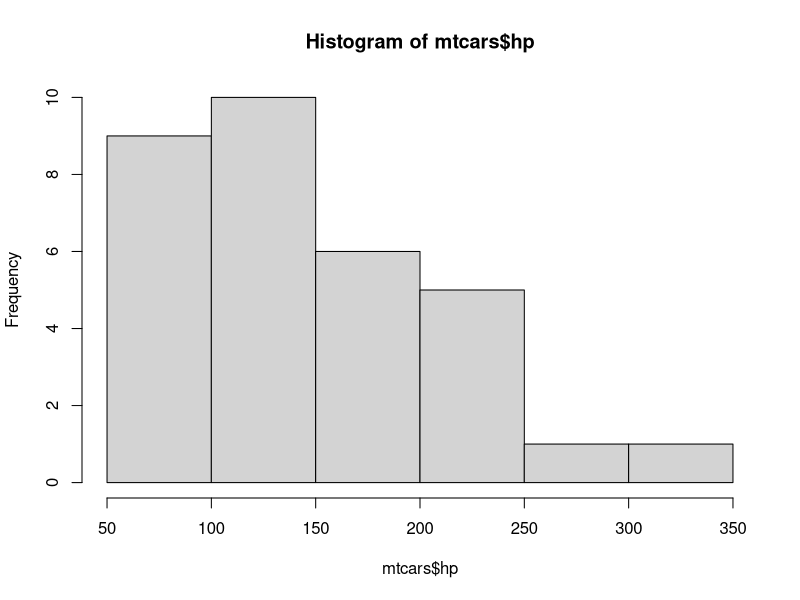
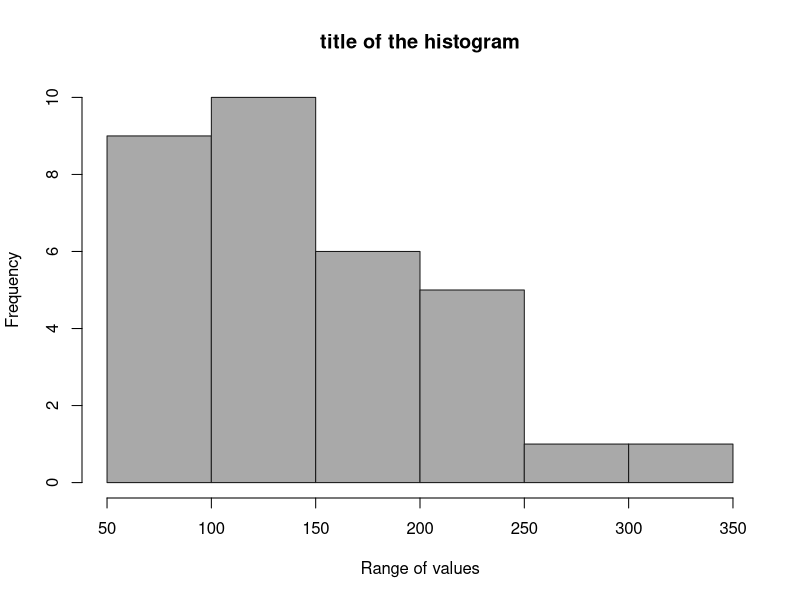
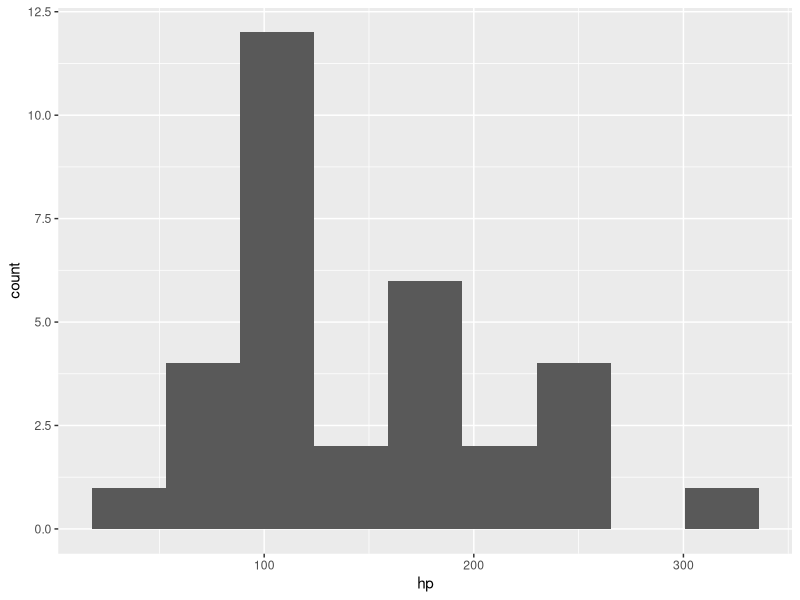
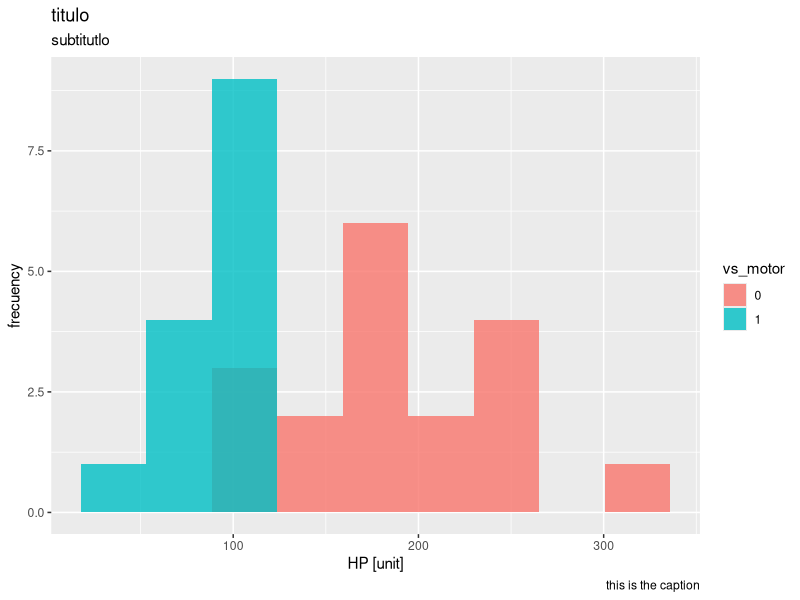

These figures' R source, in order:
data("mtcars")

#First histogram
hist(mtcars$hp)

#Second histogram
hist(mtcars$hp,
     #breaks = 20,
     breaks = seq(50, 350, 50),
     col = 'darkgray',
     border = 'gray10',
     main = 'title of the histogram',
     xlab = 'Range of values')


library(ggplot2)
#histogram with ggplot
ggplot(data = mtcars,
       mapping = aes(x = hp)) +
  geom_histogram(bins = 9)

#histogram with ggplot
ggplot(data = mtcars,
       mapping = aes(x = hp,
                     fill =factor(vs))) +
  geom_histogram(bins = 9, 
                 position = 'identity',
                 alpha = 0.8) +
  labs(title = 'titulo',
       fill = 'vs_motor',
       x = 'HP [unit]',
       y = 'frecuency',
       subtitle = 'subtitutlo',
       caption = 'this is the caption')

